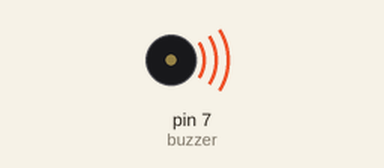
Simulated run of this sketch. Board: Arduino Uno, built with avr-gcc and run on an emulated ATmega328P. On the bench: buzzer (waves = sounding).

Above: at 0.5 s.
At 5.0 s:
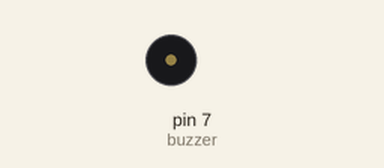
Timing chart, 0 to 6.9 s (numbered marks = the images above):
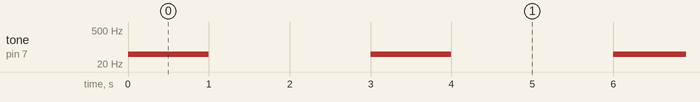

Measured:
- by itself, tone on pin 7 (buzzer): alternates 50 Hz for 1.0 s and silent for 2.0 s

The sketch:

buzzer.ino
```cpp
/*
Neste exemplo, ao invés de colocar diretamente a porta no pinMode(porta, modo)
será utilizado uma variável para informar a porta utiizada.
*/

//Declara que a variável -buzzer- será responsável por representar a porta 7.
int buzzer = 7;

void setup(){

  /*
  Declaramos que a porta 7 (representada pela variável buzzer)
  estará trabalhando no modo OUTPUT (saída).
  */

  pinMode(buzzer, OUTPUT);

}

void loop(){
  /*
  Função tone(tom) é nativa do arduino.
  Uma função nativa é quando não há necessidade de baixar e importar
  um arquivo novo, como do ultrassom que veremos no futuro.

  Com ela declaramos respectivamente a porta (usando a variável buzzer),
  a frequência em Hertz e o tempo em milisegundos que o som irá durar.

  Frequência das notas:
  Dó - 262 Hz
  Ré - 294 Hz
  Mi - 330 Hz
  Fá - 349 Hz
  Sol - 392 Hz
  Lá - 440 Hz
  Si - 494 Hz
  #Dó - 528 Hz
  */
  tone(buzzer, 50, 1000);

  // Espera 3 segundos para o buzzer tocar de novo.
  delay(3000);
}
```
